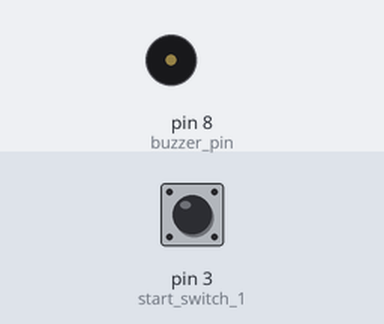
This sketch was run on a simulated Arduino Uno, built with avr-gcc and run on an emulated ATmega328P. Shown: buzzer (waves = sounding). The test bench sets the inputs (shaded band); at power-on: pin 3 (start_switch_1) HIGH. Random numbers use the default seed unless the sketch sets one.

Above: at 1.2 s.
1.3 s: pin 3 (start_switch_1) pulled LOW for 0.15 s
At 4.55 s:
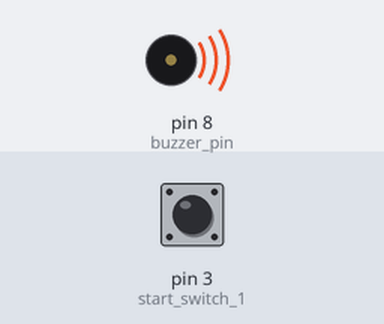
Timing chart, 0 to 12.8 s (numbered marks = the images above; inputs shaded):
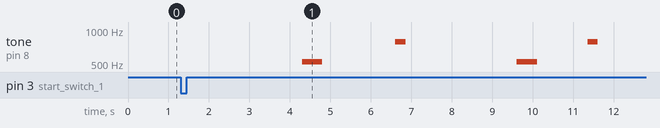

The sketch:

startMaster_Switch_Buzzer.ino
```cpp
#include <pitches.h>

int start_switch_1 = 3;
int start_switch_2 = 5; // not used
int buzzer_pin = 8;

int start_switch_1_status;
int start_switch_2_status; // not used
int start_switch_1_status_old;
int start_switch_2_status_old; // not used
int delay_SET = 0;
float t0 = 0.0;
float dt = 0.0;

bool start_command = false;
bool timer_started = false;

// SET command
int duration_SET = 500;  // ms
int tone_SET = NOTE_C5;

// START command (GUN)
int duration_GUN = 250;  // ms
int tone_GUN = NOTE_G5;

// RUN command (first strides, to make sure the athlete knows the timer has started)
int duration_RUN = 100;  // ms
int tone_RUN = NOTE_C6;
int pause_RUN = 200; // ms
int interval_RUN = 1500; // ms


void setup() {
  Serial.begin(9600);
  pinMode(start_switch_1, INPUT);
  pinMode(start_switch_2, INPUT); // not used

  start_switch_1_status = digitalRead(start_switch_1);
  start_switch_1_status_old = start_switch_1_status;
}


void loop() {

  start_switch_1_status = digitalRead(start_switch_1);

  if (start_switch_1_status != start_switch_1_status_old) {
    start_command = true;
  }

  if (start_command == true) {
    // pause to get ready
    delay(3000);

    // SET command
    tone(buzzer_pin,tone_SET,duration_SET);

    delay_SET = 1500 + random(0,1000); // ms
    delay(delay_SET);

    // START command
    tone(buzzer_pin,tone_GUN,duration_GUN);

    start_command = false;
  }

  if (timer_started == true) {
    t0 = millis();
    dt = t0;
    while (dt - t0 <= interval_RUN) {
      tone(buzzer_pin,tone_RUN,duration_RUN);
      delay(pause_RUN);
      dt = millis();
    }
  }

  start_switch_1_status_old = start_switch_1_status;
}
```

Measured:
- after the input at 1.3 s, tone on pin 8 (buzzer_pin): plays 523 Hz for 0.50 s, 784 Hz for 0.25 s, 523 Hz for 0.50 s, 784 Hz for 0.25 s, starting after 3.0 s
